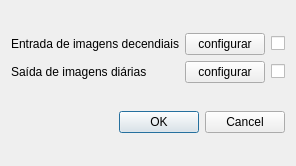
<?xml version="1.0" encoding="UTF-8"?>
<ui version="4.0">
 <class>Dialog</class>
 <widget class="QDialog" name="Dialog">
  <property name="geometry">
   <rect>
    <x>0</x>
    <y>0</y>
    <width>283</width>
    <height>166</height>
   </rect>
  </property>
  <property name="windowTitle">
   <string>Decendial para diário</string>
  </property>
  <layout class="QVBoxLayout" name="verticalLayout">
   <item>
    <layout class="QGridLayout" name="gridLayout">
     <item row="1" column="0">
      <widget class="QLabel" name="label_2">
       <property name="text">
        <string>Entrada de imagens decendiais</string>
       </property>
      </widget>
     </item>
     <item row="2" column="2">
      <widget class="QCheckBox" name="chDiario">
       <property name="text">
        <string/>
       </property>
       <property name="checkable">
        <bool>false</bool>
       </property>
      </widget>
     </item>
     <item row="2" column="0">
      <widget class="QLabel" name="label">
       <property name="text">
        <string>Saída de imagens diárias</string>
       </property>
      </widget>
     </item>
     <item row="2" column="1">
      <widget class="QPushButton" name="pushButton_2">
       <property name="text">
        <string>configurar</string>
       </property>
      </widget>
     </item>
     <item row="1" column="1">
      <widget class="QPushButton" name="pushButton">
       <property name="text">
        <string>configurar</string>
       </property>
      </widget>
     </item>
     <item row="1" column="2">
      <widget class="QCheckBox" name="chDecendiais">
       <property name="text">
        <string/>
       </property>
       <property name="checkable">
        <bool>false</bool>
       </property>
      </widget>
     </item>
    </layout>
   </item>
   <item>
    <widget class="QDialogButtonBox" name="buttonBox">
     <property name="orientation">
      <enum>Qt::Horizontal</enum>
     </property>
     <property name="standardButtons">
      <set>QDialogButtonBox::Cancel|QDialogButtonBox::Ok</set>
     </property>
    </widget>
   </item>
  </layout>
 </widget>
 <resources/>
 <connections>
  <connection>
   <sender>buttonBox</sender>
   <signal>accepted()</signal>
   <receiver>Dialog</receiver>
   <slot>accept()</slot>
   <hints>
    <hint type="sourcelabel">
     <x>248</x>
     <y>254</y>
    </hint>
    <hint type="destinationlabel">
     <x>157</x>
     <y>274</y>
    </hint>
   </hints>
  </connection>
  <connection>
   <sender>buttonBox</sender>
   <signal>rejected()</signal>
   <receiver>Dialog</receiver>
   <slot>reject()</slot>
   <hints>
    <hint type="sourcelabel">
     <x>316</x>
     <y>260</y>
    </hint>
    <hint type="destinationlabel">
     <x>286</x>
     <y>274</y>
    </hint>
   </hints>
  </connection>
 </connections>
</ui>
